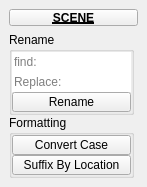
<?xml version="1.0" encoding="UTF-8"?>
<ui version="4.0">
 <class>QtUi</class>
 <widget class="QMainWindow" name="QtUi">
  <property name="enabled">
   <bool>true</bool>
  </property>
  <property name="geometry">
   <rect>
    <x>0</x>
    <y>0</y>
    <width>147</width>
    <height>177</height>
   </rect>
  </property>
  <property name="minimumSize">
   <size>
    <width>0</width>
    <height>0</height>
   </size>
  </property>
  <property name="maximumSize">
   <size>
    <width>999</width>
    <height>999</height>
   </size>
  </property>
  <property name="windowTitle">
   <string>Toolkit</string>
  </property>
  <property name="tabShape">
   <enum>QTabWidget::Triangular</enum>
  </property>
  <property name="dockNestingEnabled">
   <bool>true</bool>
  </property>
  <property name="dockOptions">
   <set>QMainWindow::AllowNestedDocks|QMainWindow::AllowTabbedDocks|QMainWindow::AnimatedDocks|QMainWindow::ForceTabbedDocks</set>
  </property>
  <widget class="QWidget" name="main_widget">
   <layout class="QVBoxLayout" name="verticalLayout_2">
    <item>
     <widget class="PushButtonDraggable" name="draggable_header">
      <property name="minimumSize">
       <size>
        <width>0</width>
        <height>17</height>
       </size>
      </property>
      <property name="maximumSize">
       <size>
        <width>999</width>
        <height>17</height>
       </size>
      </property>
      <property name="font">
       <font>
        <weight>75</weight>
        <bold>true</bold>
        <underline>true</underline>
       </font>
      </property>
      <property name="text">
       <string>SCENE</string>
      </property>
      <property name="checkable">
       <bool>true</bool>
      </property>
     </widget>
    </item>
    <item>
     <layout class="QVBoxLayout" name="verticalLayout">
      <property name="spacing">
       <number>0</number>
      </property>
      <item>
       <widget class="QGroupBox" name="Naming">
        <property name="minimumSize">
         <size>
          <width>125</width>
          <height>0</height>
         </size>
        </property>
        <property name="maximumSize">
         <size>
          <width>125</width>
          <height>999</height>
         </size>
        </property>
        <property name="title">
         <string>Rename</string>
        </property>
        <layout class="QVBoxLayout" name="verticalLayout_3">
         <property name="spacing">
          <number>0</number>
         </property>
         <property name="leftMargin">
          <number>0</number>
         </property>
         <property name="topMargin">
          <number>0</number>
         </property>
         <property name="rightMargin">
          <number>0</number>
         </property>
         <property name="bottomMargin">
          <number>0</number>
         </property>
         <item>
          <widget class="LineEdit" name="t000">
           <property name="enabled">
            <bool>true</bool>
           </property>
           <property name="minimumSize">
            <size>
             <width>0</width>
             <height>20</height>
            </size>
           </property>
           <property name="maximumSize">
            <size>
             <width>999</width>
             <height>20</height>
            </size>
           </property>
           <property name="toolTip">
            <string>&lt;html&gt;&lt;head/&gt;&lt;body&gt;&lt;p&gt;Rename: &lt;span style=&quot; font-weight:600;&quot;&gt;Find&lt;/span&gt;&lt;/p&gt;&lt;p&gt;Find matches to rename from all scene objects.&lt;/p&gt;&lt;p&gt;If no objects are selected, all scene objects will be renamed.&lt;/p&gt;&lt;p&gt;&lt;span style=&quot; text-decoration: underline;&quot;&gt;standard wildcards:&lt;/span&gt;&lt;/p&gt;&lt;p&gt;string - Search exact.&lt;/p&gt;&lt;p&gt;*string* - Search contains chars.*frm - Search endswith chars.&lt;/p&gt;&lt;p&gt;*string - Search endswith chars.&lt;/p&gt;&lt;p&gt;string* - Search startswith chars.&lt;/p&gt;&lt;p&gt;string|string - Search any of. can be used in conjuction with other modifiers.&lt;/p&gt;&lt;p&gt;&lt;br/&gt;&lt;/p&gt;&lt;p&gt;regex syntax:&lt;/p&gt;&lt;p&gt;(.) match any char. ex. '1..', '1111' #returns the regex object &amp;lt;111&amp;gt;&lt;/p&gt;&lt;p&gt;(^) match start. ex. '^11', '011' #returns None&lt;/p&gt;&lt;p&gt;($) match end. ex. '11$', '011' #returns the regex object &amp;lt;11&amp;gt;&lt;/p&gt;&lt;p&gt;(|) or. ex. re.match('1|0', '011') #returns the regex object &amp;lt;0&amp;gt;&lt;/p&gt;&lt;p&gt;(\A,\Z) beginning of a string and end of a string. ex. '\A011\Z', '011' #&lt;/p&gt;&lt;p&gt;(\b) empty string. (\B matches the empty string anywhere else). '\b(011)\b', '011 011 011' #&lt;/p&gt;&lt;p&gt;&lt;br/&gt;&lt;/p&gt;&lt;/body&gt;&lt;/html&gt;</string>
           </property>
           <property name="layoutDirection">
            <enum>Qt::RightToLeft</enum>
           </property>
           <property name="autoFillBackground">
            <bool>true</bool>
           </property>
           <property name="text">
            <string/>
           </property>
           <property name="maxLength">
            <number>99</number>
           </property>
           <property name="frame">
            <bool>false</bool>
           </property>
           <property name="placeholderText">
            <string>find:</string>
           </property>
          </widget>
         </item>
         <item>
          <widget class="LineEdit" name="t001">
           <property name="enabled">
            <bool>true</bool>
           </property>
           <property name="minimumSize">
            <size>
             <width>0</width>
             <height>20</height>
            </size>
           </property>
           <property name="maximumSize">
            <size>
             <width>999</width>
             <height>20</height>
            </size>
           </property>
           <property name="toolTip">
            <string>&lt;html&gt;&lt;head/&gt;&lt;body&gt;&lt;p&gt;Rename: &lt;span style=&quot; font-weight:600;&quot;&gt;Replace with&lt;/span&gt;&lt;/p&gt;&lt;p&gt;If no objects are selected, all scene objects will be renamed.&lt;/p&gt;&lt;p&gt;&lt;span style=&quot; text-decoration: underline;&quot;&gt;wildcards:&lt;/span&gt;&lt;/p&gt;&lt;p&gt;'' (empty string) - strip from the result.&lt;/p&gt;&lt;p&gt;string - replace all.&lt;/p&gt;&lt;p&gt;*string* - replace only.&lt;/p&gt;&lt;p&gt;*string - replace suffix.&lt;/p&gt;&lt;p&gt;**string - append suffix.&lt;/p&gt;&lt;p&gt;string* - replace prefix.&lt;/p&gt;&lt;p&gt;string** - append prefix.&lt;/p&gt;&lt;/body&gt;&lt;/html&gt;</string>
           </property>
           <property name="layoutDirection">
            <enum>Qt::RightToLeft</enum>
           </property>
           <property name="autoFillBackground">
            <bool>true</bool>
           </property>
           <property name="text">
            <string/>
           </property>
           <property name="maxLength">
            <number>99</number>
           </property>
           <property name="frame">
            <bool>false</bool>
           </property>
           <property name="placeholderText">
            <string>Replace:</string>
           </property>
          </widget>
         </item>
         <item>
          <widget class="QPushButton" name="b000">
           <property name="enabled">
            <bool>true</bool>
           </property>
           <property name="minimumSize">
            <size>
             <width>0</width>
             <height>20</height>
            </size>
           </property>
           <property name="maximumSize">
            <size>
             <width>999</width>
             <height>20</height>
            </size>
           </property>
           <property name="toolTip">
            <string>&lt;html&gt;&lt;head/&gt;&lt;body&gt;&lt;p&gt;Convert the case of scene object names.&lt;/p&gt;&lt;p&gt;If nothing is selected all scene objects will be renamed.&lt;/p&gt;&lt;/body&gt;&lt;/html&gt;</string>
           </property>
           <property name="text">
            <string>Rename</string>
           </property>
           <property name="iconSize">
            <size>
             <width>18</width>
             <height>18</height>
            </size>
           </property>
          </widget>
         </item>
        </layout>
       </widget>
      </item>
      <item>
       <widget class="QGroupBox" name="Formatting">
        <property name="minimumSize">
         <size>
          <width>125</width>
          <height>0</height>
         </size>
        </property>
        <property name="maximumSize">
         <size>
          <width>125</width>
          <height>999</height>
         </size>
        </property>
        <property name="title">
         <string>Formatting</string>
        </property>
        <layout class="QVBoxLayout" name="verticalLayout_4">
         <property name="spacing">
          <number>0</number>
         </property>
         <property name="leftMargin">
          <number>0</number>
         </property>
         <property name="topMargin">
          <number>0</number>
         </property>
         <property name="rightMargin">
          <number>0</number>
         </property>
         <property name="bottomMargin">
          <number>0</number>
         </property>
         <item>
          <widget class="PushButton" name="tb000">
           <property name="enabled">
            <bool>true</bool>
           </property>
           <property name="minimumSize">
            <size>
             <width>0</width>
             <height>20</height>
            </size>
           </property>
           <property name="maximumSize">
            <size>
             <width>999</width>
             <height>20</height>
            </size>
           </property>
           <property name="toolTip">
            <string>&lt;html&gt;&lt;head/&gt;&lt;body&gt;&lt;p&gt;Convert the case of scene object names.&lt;/p&gt;&lt;p&gt;If nothing is selected all scene objects will be renamed.&lt;/p&gt;&lt;/body&gt;&lt;/html&gt;</string>
           </property>
           <property name="text">
            <string>Convert Case</string>
           </property>
           <property name="iconSize">
            <size>
             <width>18</width>
             <height>18</height>
            </size>
           </property>
          </widget>
         </item>
         <item>
          <widget class="PushButton" name="tb001">
           <property name="enabled">
            <bool>true</bool>
           </property>
           <property name="minimumSize">
            <size>
             <width>0</width>
             <height>20</height>
            </size>
           </property>
           <property name="maximumSize">
            <size>
             <width>999</width>
             <height>20</height>
            </size>
           </property>
           <property name="toolTip">
            <string>Rename objects with a suffix defined by its location from origin.</string>
           </property>
           <property name="text">
            <string>Suffix By Location</string>
           </property>
           <property name="iconSize">
            <size>
             <width>18</width>
             <height>18</height>
            </size>
           </property>
          </widget>
         </item>
        </layout>
       </widget>
      </item>
      <item>
       <spacer name="verticalSpacer_2">
        <property name="orientation">
         <enum>Qt::Vertical</enum>
        </property>
        <property name="sizeHint" stdset="0">
         <size>
          <width>20</width>
          <height>40</height>
         </size>
        </property>
       </spacer>
      </item>
     </layout>
    </item>
   </layout>
  </widget>
 </widget>
 <customwidgets>
  <customwidget>
   <class>PushButtonDraggable</class>
   <extends>QPushButton</extends>
   <header>widgets.pushbuttondraggable.h</header>
  </customwidget>
  <customwidget>
   <class>PushButton</class>
   <extends>QPushButton</extends>
   <header>widgets.pushbutton.h</header>
  </customwidget>
  <customwidget>
   <class>LineEdit</class>
   <extends>QLineEdit</extends>
   <header>widgets.lineedit.h</header>
  </customwidget>
 </customwidgets>
 <resources/>
 <connections/>
 <designerdata>
  <property name="gridDeltaX">
   <number>5</number>
  </property>
  <property name="gridDeltaY">
   <number>5</number>
  </property>
  <property name="gridSnapX">
   <bool>true</bool>
  </property>
  <property name="gridSnapY">
   <bool>true</bool>
  </property>
  <property name="gridVisible">
   <bool>true</bool>
  </property>
 </designerdata>
</ui>
